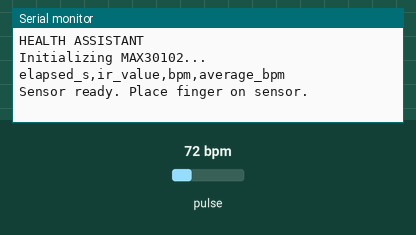
Recording of a sketch running on a simulated Arduino Uno, built with avr-gcc and run on an emulated ATmega328P. On the bench: the last lines printed to the serial monitor. The test bench sets the inputs (shaded band); at power-on: pulse 72 bpm.

Above: at 1.2 s.
1.3 s: pulse set to 42 bpm
At 3.1 s:
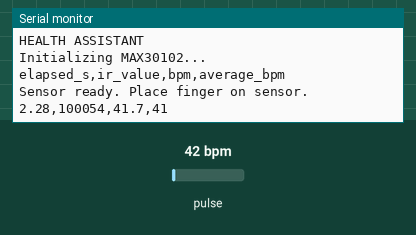
4.3 s: pulse set to 70 bpm
At 5.0 s:
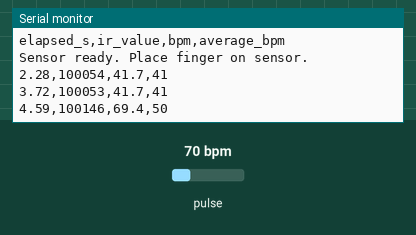
Timing chart, 0 to 7.3 s (numbered marks = the images above; inputs shaded):
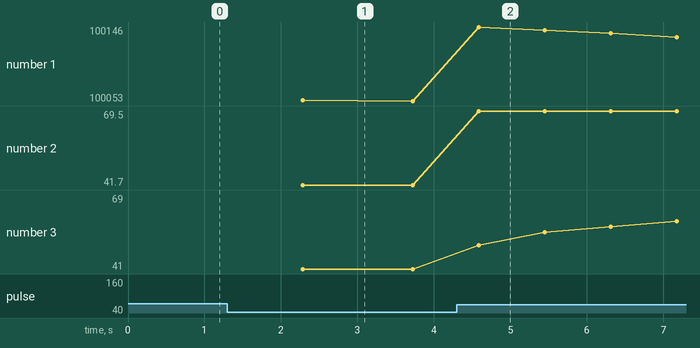

The sketch:

HealthAssistant.ino
```cpp
#include <Wire.h>
#include "MAX30105.h"
#include "heartRate.h"

MAX30105 sensor;

const long FINGER_THRESHOLD = 10000;
const byte RATE_SIZE = 8;

byte rates[RATE_SIZE];
byte rateSpot = 0;
byte rateCount = 0;

long lastBeat = 0;

float bpm = 0;
int averageBPM = 0;

unsigned long startTime = 0;

bool fingerPresent = false;

void resetReadings() {
  lastBeat = 0;
  bpm = 0;
  averageBPM = 0;
  rateSpot = 0;
  rateCount = 0;

  for (byte i = 0; i < RATE_SIZE; i++) {
    rates[i] = 0;
  }
}

void setup() {
  Serial.begin(9600);
  Wire.begin();

  Serial.println("HEALTH ASSISTANT");
  Serial.println("Initializing MAX30102...");

  if (!sensor.begin(Wire, I2C_SPEED_STANDARD)) {
    Serial.println("ERROR: MAX30102 not found!");
    while (1) {
      delay(1000);
    }
  }

  sensor.setup(0x1F, 4, 2, 100, 411, 4096);

  startTime = millis();

  Serial.println("elapsed_s,ir_value,bpm,average_bpm");
  Serial.println("Sensor ready. Place finger on sensor.");
}

void loop() {
  long irValue = sensor.getIR();

  // No finger: reset and print nothing.
  if (irValue <= FINGER_THRESHOLD) {
    if (fingerPresent) {
      resetReadings();
      fingerPresent = false;
    }

    delay(10);
    return;
  }

  // Newly detected finger.
  if (!fingerPresent) {
    resetReadings();
    fingerPresent = true;
  }

  // Wait until a heartbeat is detected.
  if (!checkForBeat(irValue)) {
    delay(10);
    return;
  }

  unsigned long currentTime = millis();

  // First beat establishes timing reference.
  if (lastBeat == 0) {
    lastBeat = currentTime;
    delay(10);
    return;
  }

  long delta = currentTime - lastBeat;
  float newBPM = 60000.0 / delta;

  // Reject invalid BPM values.
  if (newBPM < 40 || newBPM > 200) {
    lastBeat = currentTime;
    delay(10);
    return;
  }

  lastBeat = currentTime;
  bpm = newBPM;

  // Store valid BPM.
  rates[rateSpot] = (byte)newBPM;
  rateSpot = (rateSpot + 1) % RATE_SIZE;

  if (rateCount < RATE_SIZE) {
    rateCount++;
  }

  // Calculate average BPM.
  int total = 0;

  for (byte i = 0; i < rateCount; i++) {
    total += rates[i];
  }

  averageBPM = total / rateCount;

  // Only output positive, valid BPM readings.
  if (bpm > 0 && averageBPM > 0) {
    float elapsedSeconds =
      (currentTime - startTime) / 1000.0;

    Serial.print(elapsedSeconds, 2);
    Serial.print(",");
    Serial.print(irValue);
    Serial.print(",");
    Serial.print(bpm, 1);
    Serial.print(",");
    Serial.println(averageBPM);
  }

  delay(10);
}
```

Measured:
- after the input at 1.3 s, the serial monitor: prints a new line after 0.99 s (image 1)
- after the input at 4.3 s, the serial monitor: prints a new line after 0.29 s (image 2)
- plotted number 1: 100053 → 100114 after the input at 4.3 s
- plotted number 2: 41.7 → 69.4 after the input at 4.3 s
- plotted number 3: 41 → 69 after the input at 4.3 s
